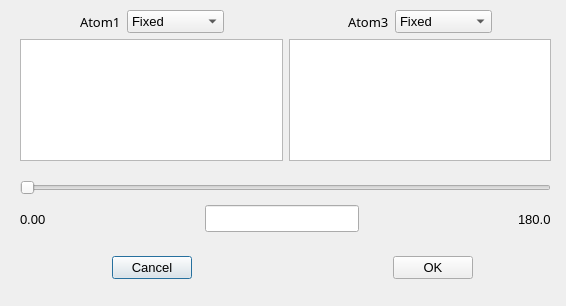
<?xml version="1.0" encoding="UTF-8"?>
<ui version="4.0">
 <class>Dialog_angle</class>
 <widget class="QDialog" name="Dialog_angle">
  <property name="geometry">
   <rect>
    <x>0</x>
    <y>0</y>
    <width>566</width>
    <height>306</height>
   </rect>
  </property>
  <property name="windowTitle">
   <string>Dialog</string>
  </property>
  <widget class="QWidget" name="layoutWidget">
   <property name="geometry">
    <rect>
     <x>112</x>
     <y>251</y>
     <width>361</width>
     <height>34</height>
    </rect>
   </property>
   <layout class="QHBoxLayout" name="horizontalLayout">
    <item>
     <widget class="QPushButton" name="pushButton_cancel">
      <property name="font">
       <font>
        <pointsize>10</pointsize>
       </font>
      </property>
      <property name="text">
       <string>Cancel</string>
      </property>
     </widget>
    </item>
    <item>
     <spacer>
      <property name="orientation">
       <enum>Qt::Horizontal</enum>
      </property>
      <property name="sizeHint" stdset="0">
       <size>
        <width>40</width>
        <height>20</height>
       </size>
      </property>
     </spacer>
    </item>
    <item>
     <widget class="QPushButton" name="pushButton_ok">
      <property name="font">
       <font>
        <pointsize>10</pointsize>
       </font>
      </property>
      <property name="text">
       <string>OK</string>
      </property>
     </widget>
    </item>
   </layout>
  </widget>
  <widget class="QWidget" name="layoutWidget">
   <property name="geometry">
    <rect>
     <x>20</x>
     <y>180</y>
     <width>531</width>
     <height>57</height>
    </rect>
   </property>
   <layout class="QVBoxLayout" name="verticalLayout_3">
    <item>
     <widget class="QSlider" name="horizontalSlider">
      <property name="orientation">
       <enum>Qt::Horizontal</enum>
      </property>
     </widget>
    </item>
    <item>
     <layout class="QHBoxLayout" name="_10">
      <item>
       <widget class="QLabel" name="label21">
        <property name="font">
         <font>
          <pointsize>10</pointsize>
         </font>
        </property>
        <property name="text">
         <string>0.00</string>
        </property>
       </widget>
      </item>
      <item>
       <spacer>
        <property name="orientation">
         <enum>Qt::Horizontal</enum>
        </property>
        <property name="sizeHint" stdset="0">
         <size>
          <width>40</width>
          <height>20</height>
         </size>
        </property>
       </spacer>
      </item>
      <item>
       <widget class="QLineEdit" name="lineEdit">
        <property name="maximumSize">
         <size>
          <width>200</width>
          <height>16777215</height>
         </size>
        </property>
        <property name="font">
         <font>
          <pointsize>12</pointsize>
         </font>
        </property>
       </widget>
      </item>
      <item>
       <spacer>
        <property name="orientation">
         <enum>Qt::Horizontal</enum>
        </property>
        <property name="sizeHint" stdset="0">
         <size>
          <width>40</width>
          <height>20</height>
         </size>
        </property>
       </spacer>
      </item>
      <item>
       <widget class="QLabel" name="label22">
        <property name="font">
         <font>
          <pointsize>10</pointsize>
         </font>
        </property>
        <property name="text">
         <string>180.0</string>
        </property>
       </widget>
      </item>
     </layout>
    </item>
   </layout>
  </widget>
  <widget class="QWidget" name="layoutWidget">
   <property name="geometry">
    <rect>
     <x>20</x>
     <y>10</y>
     <width>531</width>
     <height>151</height>
    </rect>
   </property>
   <layout class="QHBoxLayout" name="horizontalLayout_2">
    <item>
     <layout class="QVBoxLayout" name="verticalLayout_2">
      <item>
       <layout class="QHBoxLayout" name="horizontalLayout_6">
        <item>
         <spacer name="horizontalSpacer_6">
          <property name="orientation">
           <enum>Qt::Horizontal</enum>
          </property>
          <property name="sizeHint" stdset="0">
           <size>
            <width>40</width>
            <height>20</height>
           </size>
          </property>
         </spacer>
        </item>
        <item>
         <widget class="QLabel" name="label1">
          <property name="font">
           <font>
            <family>Sans Serif</family>
            <pointsize>10</pointsize>
           </font>
          </property>
          <property name="text">
           <string>Atom1</string>
          </property>
         </widget>
        </item>
        <item>
         <widget class="QComboBox" name="comboBox1">
          <property name="font">
           <font>
            <pointsize>10</pointsize>
           </font>
          </property>
          <item>
           <property name="text">
            <string>Fixed</string>
           </property>
          </item>
          <item>
           <property name="text">
            <string>Move atom</string>
           </property>
          </item>
          <item>
           <property name="text">
            <string>Move group</string>
           </property>
          </item>
         </widget>
        </item>
        <item>
         <spacer name="horizontalSpacer_7">
          <property name="orientation">
           <enum>Qt::Horizontal</enum>
          </property>
          <property name="sizeHint" stdset="0">
           <size>
            <width>40</width>
            <height>20</height>
           </size>
          </property>
         </spacer>
        </item>
       </layout>
      </item>
      <item>
       <widget class="QPlainTextEdit" name="textEdit1"/>
      </item>
     </layout>
    </item>
    <item>
     <layout class="QVBoxLayout" name="verticalLayout">
      <item>
       <layout class="QHBoxLayout" name="horizontalLayout_5">
        <item>
         <spacer name="horizontalSpacer_4">
          <property name="orientation">
           <enum>Qt::Horizontal</enum>
          </property>
          <property name="sizeHint" stdset="0">
           <size>
            <width>40</width>
            <height>20</height>
           </size>
          </property>
         </spacer>
        </item>
        <item>
         <widget class="QLabel" name="label2">
          <property name="font">
           <font>
            <family>Sans Serif</family>
            <pointsize>10</pointsize>
           </font>
          </property>
          <property name="text">
           <string>Atom3</string>
          </property>
         </widget>
        </item>
        <item>
         <widget class="QComboBox" name="comboBox2">
          <property name="font">
           <font>
            <pointsize>10</pointsize>
           </font>
          </property>
          <item>
           <property name="text">
            <string>Fixed</string>
           </property>
          </item>
          <item>
           <property name="text">
            <string>Move atom</string>
           </property>
          </item>
          <item>
           <property name="text">
            <string>Move group</string>
           </property>
          </item>
         </widget>
        </item>
        <item>
         <spacer name="horizontalSpacer_5">
          <property name="orientation">
           <enum>Qt::Horizontal</enum>
          </property>
          <property name="sizeHint" stdset="0">
           <size>
            <width>40</width>
            <height>20</height>
           </size>
          </property>
         </spacer>
        </item>
       </layout>
      </item>
      <item>
       <widget class="QPlainTextEdit" name="textEdit2"/>
      </item>
     </layout>
    </item>
   </layout>
  </widget>
 </widget>
 <resources/>
 <connections/>
</ui>
